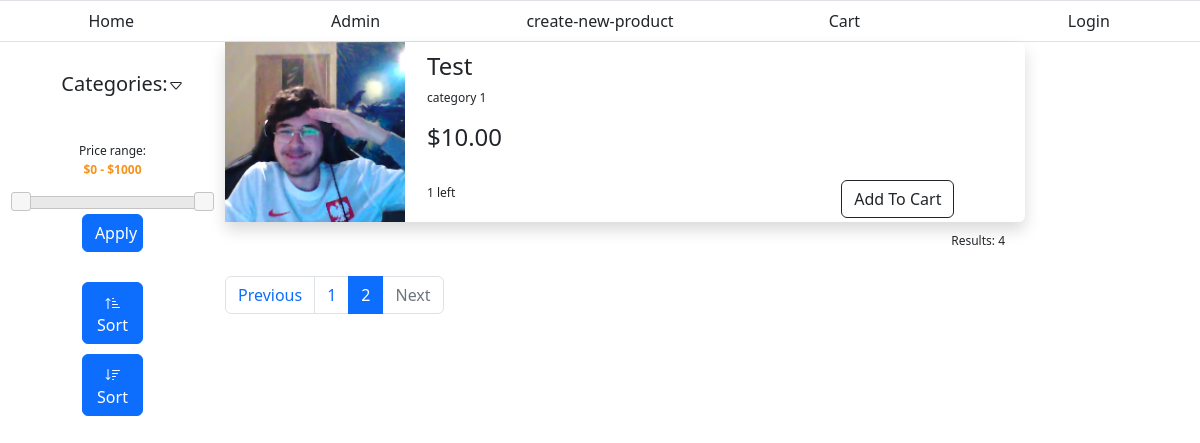
Page /8 on the earlier database version.
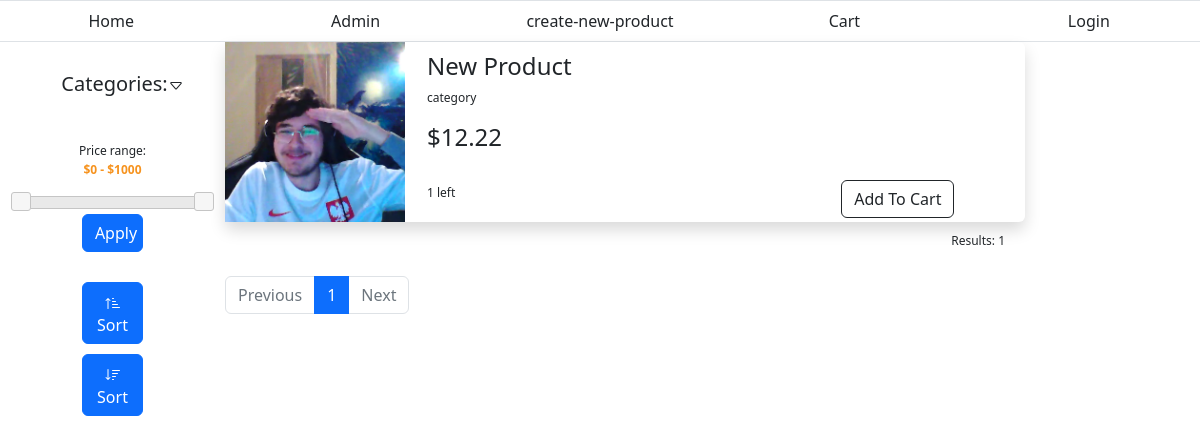
Same page on the later database version.
### Ecommerce/models.py (models this page shows, shortened)
class Product(models.Model):
	name = models.CharField(max_length=200)
	category = models.ForeignKey(Category, on_delete=models.CASCADE)
	availability = models.IntegerField()
	price = models.DecimalField(max_digits=5, decimal_places=2)
	def get_image_url(self):
		return Photo.objects.get(product=self).file.url

class Photo(models.Model):
	file = models.ImageField(upload_to=getImageURL, default="static/default.png")
	uploaded = models.DateTimeField(auto_now_add=True)
	product = models.ForeignKey(Product, on_delete=models.CASCADE, null=True, blank=True)

class Category(models.Model):
	name = models.CharField(max_length=200)
	def __str__(self):
		return self.name
	def availableItems(self):
		return Product.objects.filter(category=self).count()

### Ecommerce/views.py (the view)
# urls.py: path('<int:page>', AvailableItemsList, name="home-paginated"),
def AvailableItemsList(request, category=None, page=None):
	context = {}
	categories = Category.objects.all()
	context['categories'] = categories
	min_price = request.GET.get('price_from', '') or None
	max_price = request.GET.get('price_to', '') or None
	sorted = request.GET.get('sorted', '') or None
	if category is not None:
		object_list = Product.objects.all().filter(category__name=category)
	else:
		object_list = Product.objects.all()
	if min_price is not None:
		object_list = object_list.filter(price__gte=min_price)
	if min_price is not None:
		object_list = object_list.filter(price__lte=max_price)
	if sorted is not None:
		if sorted == 'reverse':
			object_list = object_list.order_by('-price')
		elif sorted == 'normal':
			object_list = object_list.order_by('price')
	paginator = Paginator(object_list, 3)
	objects_count = object_list.count()
	context['objects_count'] = objects_count
	page_number = page
	page_obj = paginator.get_page(page_number)
	context['page_obj'] = page_obj
	return render(request,"Ecommerce/home.html", context)

### Ecommerce/templates/Ecommerce/home.html (shortened to what the changed rows need)
{% extends 'base.html' %}
{% block content %}
	{% if page_obj %}
		{% for product in page_obj %}
		<div class="product-list-item shadow bg-white rounded">
			<div class="product-image">
				<img style=" height: 180px; width: auto;" src="{{product.get_image_url}}">
			</div>
			<div class="container">
				<div class="product-data">
					<div class="product-data-item">
						<h2>{{product.name|title}}</h2>
					</div>
					<div class="product-data-item">
						<p><a href="{% url 'home' category=product.category %}">{{product.category}}</a></p>
					</div>
					<div class="product-data-item">
						<h2>${{product.price}}</h2>
					</div>
					<div class="product-data-item">
						<div class="product-footer " >
							<div >
								<br>
								<p>{{product.availability}} left</p>
							</div>
							<div>
								{% if user.is_authenticated %}
									<button type="button" class="btn btn-outline-dark addbutton" data-productid="{{product.id}}">Add To Cart</button>
								{% else %}
									<button onclick="goToLoginPage()" type="button" class="btn btn-outline-dark addbutton" >Add To Cart</button>
								{% endif %}
							</div>
						</div>
					</div>
				</div>
			</div>
		</div>
		{% endfor %}
	{% else %}
		<div class="product-list-item shadow bg-white rounded">
			<div class="product-data-not-found">
				Products not found
			</div>
		</div>
	{% endif %}
	<div class="results-counter">
		{% if objects_count > 0 %}
			<p>Results: {{objects_count}}</p>
		{% endif %}
	</div>
	<div class="page-navigation">
		<nav aria-label="...">
		  <ul class="pagination">
		  	{% if page_obj.has_previous %}
		    <li class="page-item ">
		      <a class="page-link" href="{% url 'home-paginated' page_obj.previous_page_number %}?{{request.GET.urlencode}}" tabindex="-1">Previous</a>
		    </li>
		    {% else %}
		    <li class="page-item disabled">
		      <a class="page-link" href="#" tabindex="-1">Previous</a>
		    </li>
		    {% endif %}
		    {% if page_obj.has_previous %}
		    	<li class="page-item"><a class="page-link" href="{% url 'home-paginated' page_obj.previous_page_number %}?{{request.GET.urlencode}}">{{page_obj.previous_page_number}}</a>
		    	</li>
		    {% endif %}
		    <li class="page-item active">
		      <a class="page-link" href="#">{{page_obj.number}} </a>
		    </li>
		  </ul>
		</nav>
	</div>
{% endblock content %}
{% block leftsidebar %}
	<link rel="stylesheet" href="//code.jquery.com/ui/1.13.2/themes/base/jquery-ui.css">
	<div class="left-sidebar">
		<div class="category-list-header">
			<h2><a href="#" onclick="toggleCategories()">Categories:<svg id="caret-down" xmlns="http://www.w3.org/2000/svg" width="16" height="16" fill="currentColor" class="bi bi-caret-down" viewBox="0 0 16 16">
  <path d="M3.204 5h9.592L8 10.481 3.204 5zm-.753.659 4.796 5.48a1 1 0 0 0 1.506 0l4.796-5.48c.566-.647.106-1.659-.753-1.659H3.204a1 1 0 0 0-.753 1.659z"/></svg>
</a></h2>
		</div>
	</div>
{% endblock leftsidebar %}

Differences in the rows shown:
removed Product: get_image_url (picture), name "Test", category "category 1", price "10.00", availability "1"
added Product: get_image_url (picture), name "New Product", category "category", price "12.22", availability "1"
Other differences:
{{ objects_count }}: "4" → "1"
{{ page_obj.number }}: "2" → "1"
{{ page_obj.previous_page_number }}: "1" → (not shown)
